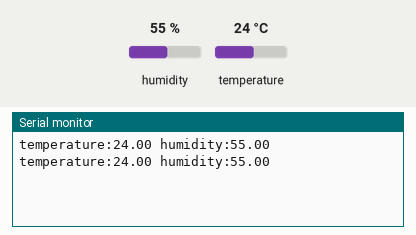
Simulated run of this sketch. Board: Arduino Uno, built with avr-gcc and run on an emulated ATmega328P. Shown: the last lines printed to the serial monitor. Inputs (shaded band) come from the test bench; at power-on: humidity 55 %, temperature 24 °C.

Above: at 2.8 s.
2.9 s: humidity set to 22 %
At 5.2 s:
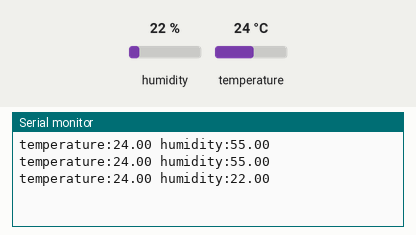
5.6 s: temperature set to 12 °C
At 6.5 s:
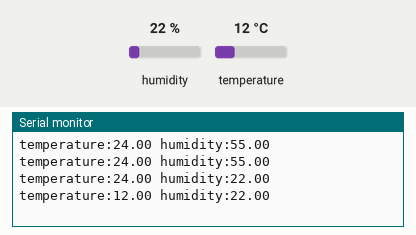
8.3 s: humidity set to 40 %
At 11.3 s:
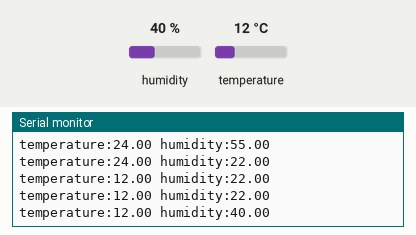
Timing chart, 0 to 12.8 s (numbered marks = the images above; inputs shaded):
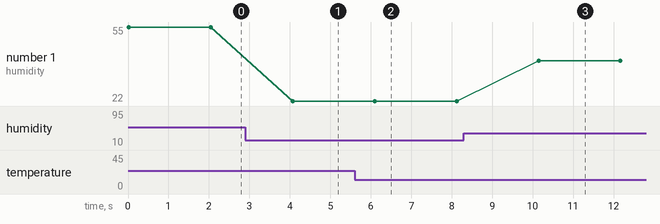

Measured:
- after the input at 2.9 s, the serial monitor: prints a new line after 1.2 s (image 1)
- after the input at 5.6 s, the serial monitor: prints a new line after 0.50 s (image 2)
- after the input at 8.3 s, the serial monitor: prints a new line after 1.8 s (image 3)
- plotted number 1: 55 → 22 after the input at 2.9 s, 22 → 40 after the input at 8.3 s

The sketch:

DHT_2019-11-16.ino
```cpp
#include <DHT11.h>
int pin=2;    // ¿¬°áÇÑ ¾ÆµÎÀÌ³ë µðÁöÅÐ ÇÉ ¹øÈ£
DHT11 dht11(pin);
void setup()
{
   Serial.begin(9600);
}

void loop()
{
  int err;
  float temp, humi;
  if((err=dht11.read(humi, temp))==0)
  {
    Serial.print("temperature:");
    Serial.print(temp);
    Serial.print(" humidity:");
    Serial.print(humi);
    Serial.println();
  }
  else
  {
    Serial.println();
    Serial.print("Error No :");
    Serial.print(err);
    Serial.println();
  }
  delay(2000); //delay for reread
}
```
